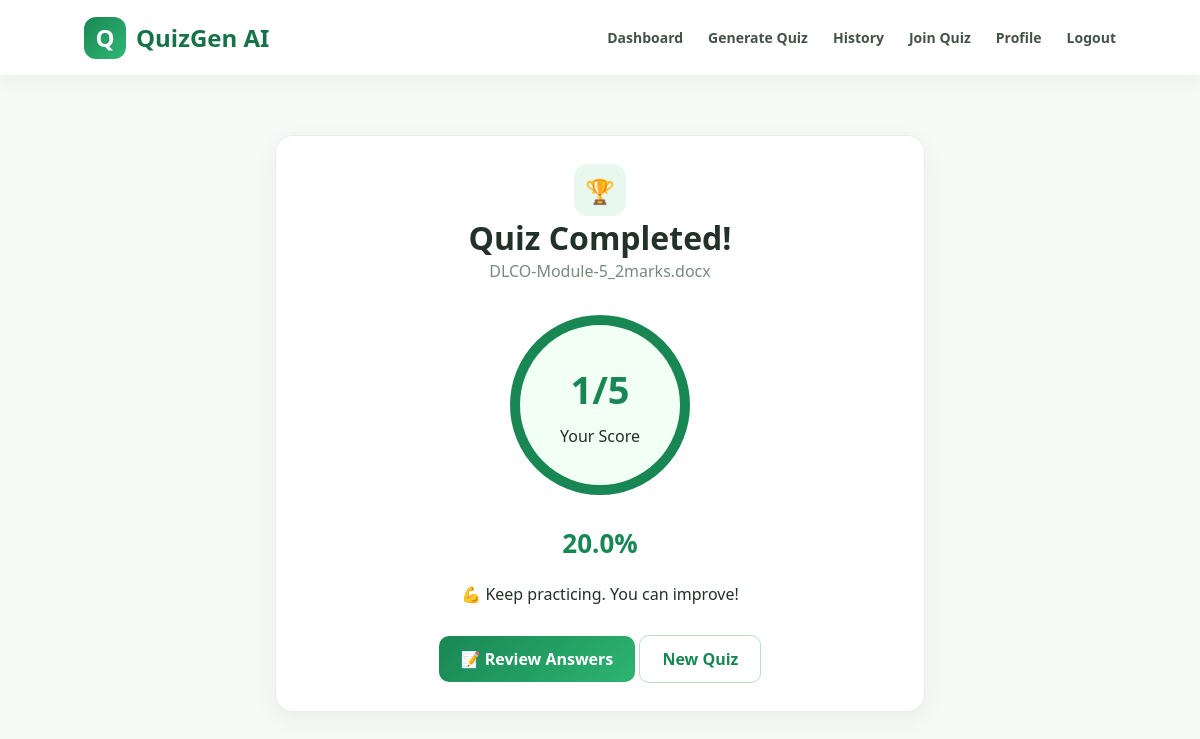
Page /result/1 (signed in) on the committed database.
### tables this page shows
CREATE TABLE quizzes (

            id INTEGER PRIMARY KEY AUTOINCREMENT,

            user_id INTEGER,

            title TEXT,

            difficulty TEXT,

            total_questions INTEGER,

            created_at TIMESTAMP DEFAULT CURRENT_TIMESTAMP

        );

CREATE TABLE results (

            id INTEGER PRIMARY KEY AUTOINCREMENT,

            user_id INTEGER,

            quiz_id INTEGER,

            score INTEGER,

            total INTEGER,

            created_at TIMESTAMP DEFAULT CURRENT_TIMESTAMP

        );

### app.py (the view)
@app.route(
    "/result/<int:result_id>"
)
def result(result_id):
    if "user_id" not in session:
        return redirect("/login")
    conn = get_db()
    result_data = conn.execute(
        """
        SELECT
            results.*,
            quizzes.title

        FROM results

        JOIN quizzes
        ON results.quiz_id = quizzes.id

        WHERE results.id = ?
        """,
        (result_id,)
    ).fetchone()
    conn.close()
    if not result_data:
        return "Result not found."
    percentage = 0
    if result_data["total"] > 0:
        percentage = round(
            (
                result_data["score"]
                /
                result_data["total"]
            ) * 100,
            2
        )
    return render_template(
        "result.html",
        result=result_data,
        percentage=percentage
    )

### app.py (called while the page is built)
def get_db():
    conn = sqlite3.connect("database.db")
    conn.row_factory = sqlite3.Row
    return conn

### templates/result.html (shortened to what this page needs)
{% extends "base.html" %}
{% block content %}
<div class="container">
    <div class="card result">
        <div class="icon"
             style="margin:auto;">
            🏆
        </div>
        <h1>Quiz Completed!</h1>
        <p class="muted">
            {{ result['title'] }}
        </p>
        <div class="score-circle">
            <h2>
                {{ result['score'] }}/{{ result['total'] }}
            </h2>
            <span>Your Score</span>
        </div>
        <div class="percentage">
            {{ percentage }}%
        </div>
        <br>
        {% if percentage >= 80 %}
            <p>🌟 Excellent performance!</p>
        {% elif percentage >= 60 %}
            <p>👏 Good job! Keep improving.</p>
        {% elif percentage >= 40 %}
            <p>📚 Good attempt. Review your answers.</p>
        {% else %}
            <p>💪 Keep practicing. You can improve!</p>
        {% endif %}
        <div style="margin-top:30px;">
            <a href="{{ url_for('review',
                     result_id=result['id']) }}"
               class="btn">
                📝 Review Answers
            </a>
            <a href="/generate"
               class="btn btn-outline">
                New Quiz
            </a>
        </div>
    </div>
</div>
{% endblock %}

### templates/base.html (style rules this page uses)
* { margin:0; padding:0; box-sizing:border-box; font-family:"Segoe UI",Arial,sans-serif; }
body { background:#f6faf7; color:#223129; min-height:100vh; }
.container { width:90%; max-width:1150px; margin:45px auto; }
.muted { color:#7a8980; line-height:1.6; }
.card { background:white; border-radius:18px; padding:28px; border:1px solid #e6efe9; box-shadow:0 7px 25px rgba(0,0,0,.05); }
.card h2, .card h3 { margin-bottom:10px; }
.btn { border:none; display:inline-block; text-decoration:none; background:linear-gradient(135deg,#198754,#2db471); color:white; padding:12px 22px; border-radius:10px; font-weight:700; cursor:pointer; transition:.25s; }
.btn-outline { background:white; color:#198754; border:1px solid #bcdcca; }
.icon { width:52px; height:52px; border-radius:14px; background:#e8f8ee; display:flex; justify-content:center; align-items:center; font-size:24px; margin-bottom:16px; }

### templates/result.html (style rules this page uses)
.result { max-width:650px; margin:60px auto; text-align:center; }
.score-circle { width:180px; height:180px; border:10px solid #198754; border-radius:50%; margin:30px auto; display:flex; flex-direction:column; align-items:center; justify-content:center; background:#f1fff5; }
.score-circle h2 { color:#198754; font-size:38px; }
.percentage { font-size:26px; color:#198754; font-weight:800; }

### rows in the picture
quizzes: title "DLCO-Module-5_2marks.docx"
results: score "1", total "5"

### other values in the picture
{{ percentage }} "20.0"
